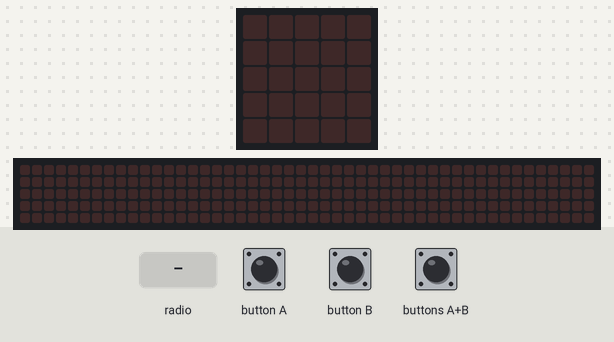
Simulated run of this program. Board: BBC micro:bit (MakeCode). On the bench: the board's 5×5 LED display, a strip that is not on the board, showing the scrolling text unrolled. The inputs (shaded band) are chosen by the test bench. The 48×5 strip is a reading aid, not a part: it shows the text the display is scrolling, unrolled, one strip-width of it at a time.

Above: at 1.2 s.
1.3 s: radio message "hoi" arrives
At 4.2 s:
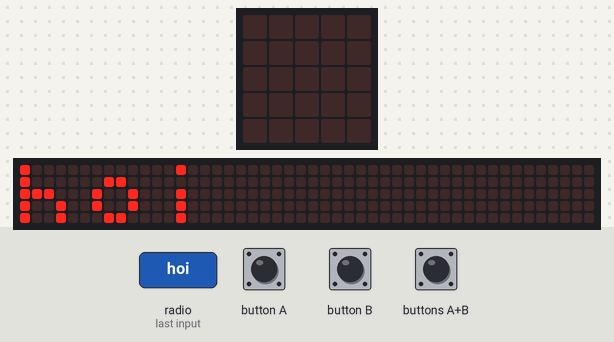
4.3 s: radio message "cool" arrives
At 4.97 s:
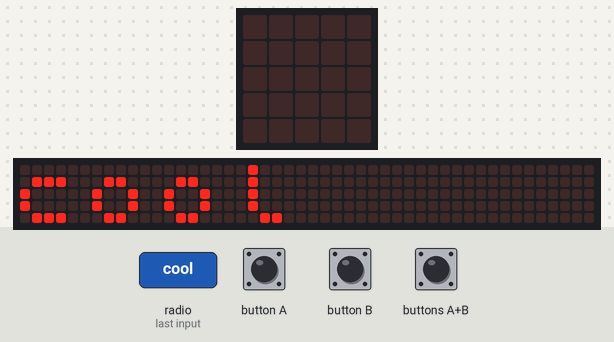
7.3 s: radio message "koppie koppie" arrives
At 15.7 s:
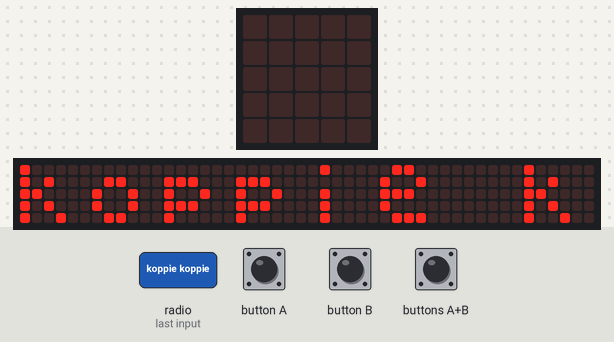
16.3 s: radio message "loop weg" arrives
At 22.15 s:
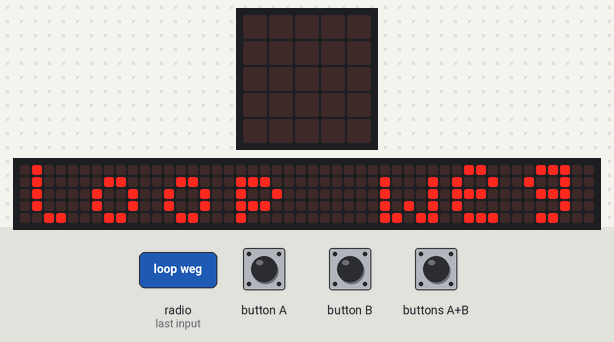

The program:

main.ts
```typescript
input.onButtonPressed(Button.A, function () {
    radio.sendString("koppie koppie")
})
input.onGesture(Gesture.Shake, function () {
    radio.sendString("loop weg")
})
input.onButtonPressed(Button.AB, function () {
    radio.sendString("hoi")
})
radio.onReceivedString(function (receivedString) {
    basic.showString(receivedString)
})
input.onButtonPressed(Button.B, function () {
    radio.sendString("cool")
})
radio.setGroup(4)
```

test.ts
```typescript
// tests gaan hier; deze zal niet worden gecompileerd wanneer dit pakket wordt gebruikt als extensie.
```

Measured:
- after the input at 1.3 s, the display: changes at once (image 1)
- after the input at 4.3 s, the display: first differs from a run without the input after 0.60 s (image 2)
- after the input at 7.3 s, the display: first differs from a run without the input after 2.1 s (image 3)
- after the input at 16.3 s, the display: first differs from a run without the input after 5.7 s (image 4)
- what the display in image 3 shows lasts 0.6 s, from 15.3 s to 15.9 s
